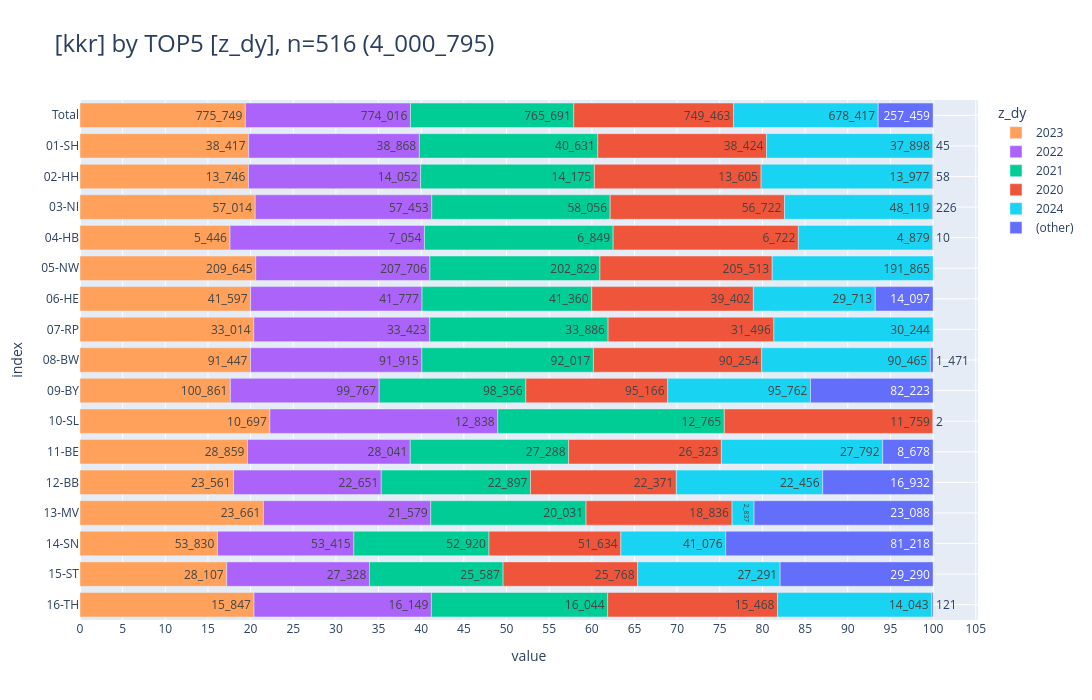

Notebook source saved alongside this figure:
### Markdown cell above
<br>

### <a id='toc1_7_7_'></a>[Diagnosejahr mit Altdaten](#toc0_)
- Filter: Top 5 Diagnosejahre
- Legende ist **absteigend sortiert nach Fallzahl im DJ**, Restkategorie `<other>` ist aufgeführt

### Code cell
_tu = show_vars(4, grouper_reg.KKR.value, show=False)
print(
    f"Anzahl {str(DY_MAX+1)} Fälle: {_tu[_tu['z_dy'] == str(DY_MAX+1)].set_index('kkr')['cnt'].to_dict()}"
)
_ = pls.plot_stacked_bars(
    _tu,
    swap=False,
    orientation="h",
    show_total=True,
    normalize=False,
    relative=True,
    height=700,
    top_n_color=5,
    sort_values_color=True,
    show_other=True,
)

### Figure 1 — Plotly figure (JSON) as saved in the notebook; plotly's stock layout.template omitted (floating-point values rounded to 4 significant figures)
{"data": [{"hovertemplate": "col=2023<br>value=%{x}<br>index=%{y}<br>cnt_str=%{text}<extra></extra>", "legendgroup": "2023", "marker": {"color": "#FFA15A", "pattern": {"shape": ""}}, "name": "2023", "orientation": "h", "showlegend": true, "text": ["775_749", "38_417", "13_746", "57_014", "5_446", "209_645", "41_597", "33_014", "91_447", "100_861", "10_697", "28_859", "23_561", "23_661", "53_830", "28_107", "15_847"], "textposition": "auto", "type": "bar", "x": [775749, 38417, 13746, 57014, 5446, 209645, 41597, 33014, 91447, 100861, 10697, 28859, 23561, 23661, 53830, 28107, 15847], "xaxis": "x", "y": [" Total", "01-SH", "02-HH", "03-NI", "04-HB", "05-NW", "06-HE", "07-RP", "08-BW", "09-BY", "10-SL", "11-BE", "12-BB", "13-MV", "14-SN", "15-ST", "16-TH"], "yaxis": "y"}, {"hovertemplate": "col=2022<br>value=%{x}<br>index=%{y}<br>cnt_str=%{text}<extra></extra>", "legendgroup": "2022", "marker": {"color": "#AB63FA", "pattern": {"shape": ""}}, "name": "2022", "orientation": "h", "showlegend": true, "text": ["774_016", "38_868", "14_052", "57_453", "7_054", "207_706", "41_777", "33_423", "91_915", "99_767", "12_838", "28_041", "22_651", "21_579", "53_415", "27_328", "16_149"], "textposition": "auto", "type": "bar", "x": [774016, 38868, 14052, 57453, 7054, 207706, 41777, 33423, 91915, 99767, 12838, 28041, 22651, 21579, 53415, 27328, 16149], "xaxis": "x", "y": [" Total", "01-SH", "02-HH", "03-NI", "04-HB", "05-NW", "06-HE", "07-RP", "08-BW", "09-BY", "10-SL", "11-BE", "12-BB", "13-MV", "14-SN", "15-ST", "16-TH"], "yaxis": "y"}, {"hovertemplate": "col=2021<br>value=%{x}<br>index=%{y}<br>cnt_str=%{text}<extra></extra>", "legendgroup": "2021", "marker": {"color": "#00CC96", "pattern": {"shape": ""}}, "name": "2021", "orientation": "h", "showlegend": true, "text": ["765_691", "40_631", "14_175", "58_056", "6_849", "202_829", "41_360", "33_886", "92_017", "98_356", "12_765", "27_288", "22_897", "20_031", "52_920", "25_587", "16_044"], "textposition": "auto", "type": "bar", "x": [765691, 40631, 14175, 58056, 6849, 202829, 41360, 33886, 92017, 98356, 12765, 27288, 22897, 20031, 52920, 25587, 16044], "xaxis": "x", "y": [" Total", "01-SH", "02-HH", "03-NI", "04-HB", "05-NW", "06-HE", "07-RP", "08-BW", "09-BY", "10-SL", "11-BE", "12-BB", "13-MV", "14-SN", "15-ST", "16-TH"], "yaxis": "y"}, {"hovertemplate": "col=2020<br>value=%{x}<br>index=%{y}<br>cnt_str=%{text}<extra></extra>", "legendgroup": "2020", "marker": {"color": "#EF553B", "pattern": {"shape": ""}}, "name": "2020", "orientation": "h", "showlegend": true, "text": ["749_463", "38_424", "13_605", "56_722", "6_722", "205_513", "39_402", "31_496", "90_254", "95_166", "11_759", "26_323", "22_371", "18_836", "51_634", "25_768", "15_468"], "textposition": "auto", "type": "bar", "x": [749463, 38424, 13605, 56722, 6722, 205513, 39402, 31496, 90254, 95166, 11759, 26323, 22371, 18836, 51634, 25768, 15468], "xaxis": "x", "y": [" Total", "01-SH", "02-HH", "03-NI", "04-HB", "05-NW", "06-HE", "07-RP", "08-BW", "09-BY", "10-SL", "11-BE", "12-BB", "13-MV", "14-SN", "15-ST", "16-TH"], "yaxis": "y"}, {"hovertemplate": "col=2024<br>value=%{x}<br>index=%{y}<br>cnt_str=%{text}<extra></extra>", "legendgroup": "2024", "marker": {"color": "#19D3F3", "pattern": {"shape": ""}}, "name": "2024", "orientation": "h", "showlegend": true, "text": ["678_417", "37_898", "13_977", "48_119", "4_879", "191_865", "29_713", "30_244", "90_465", "95_762", "27_792", "22_456", "2_837", "41_076", "27_291", "14_043"], "textposition": "auto", "type": "bar", "x": [678417, 37898, 13977, 48119, 4879, 191865, 29713, 30244, 90465, 95762, 27792, 22456, 2837, 41076, 27291, 14043], "xaxis": "x", "y": [" Total", "01-SH", "02-HH", "03-NI", "04-HB", "05-NW", "06-HE", "07-RP", "08-BW", "09-BY", "11-BE", "12-BB", "13-MV", "14-SN", "15-ST", "16-TH"], "yaxis": "y"}, {"hovertemplate": "col=(other)<br>value=%{x}<br>index=%{y}<br>cnt_str=%{text}<extra></extra>", "legendgroup": "(other)", "marker": {"color": "#636EFA", "pattern": {"shape": ""}}, "name": "(other)", "orientation": "h", "showlegend": true, "text": ["257_459", "45", "58", "226", "10", "14_097", "1_471", "82_223", "2", "8_678", "16_932", "23_088", "81_218", "29_290", "121"], "textposition": "auto", "type": "bar", "x": [257459, 45, 58, 226, 10, 14097, 1471, 82223, 2, 8678, 16932, 23088, 81218, 29290, 121], "xaxis": "x", "y": [" Total", "01-SH", "02-HH", "03-NI", "04-HB", "06-HE", "08-BW", "09-BY", "10-SL", "11-BE", "12-BB", "13-MV", "14-SN", "15-ST", "16-TH"], "yaxis": "y"}], "layout": {"barmode": "relative", "barnorm": "percent", "height": 700, "legend": {"title": {"text": "z_dy"}, "tracegroupgap": 0, "traceorder": "normal"}, "title": {"font": {"size": 24}, "text": "[kkr] by TOP5 [z_dy], n=516 (4_000_795)", "xanchor": "left", "y": 0.95, "yanchor": "top"}, "width": 1600, "xaxis": {"anchor": "y", "domain": [0, 1], "dtick": 5, "gridwidth": 1, "showgrid": true, "title": {"text": "value"}}, "yaxis": {"anchor": "x", "categoryarray": ["16-TH", "15-ST", "14-SN", "13-MV", "12-BB", "11-BE", "10-SL", "09-BY", "08-BW", "07-RP", "06-HE", "05-NW", "04-HB", "03-NI", "02-HH", "01-SH", " Total"], "categoryorder": "array", "domain": [0, 1], "gridwidth": 1, "showgrid": true, "title": {"text": "index"}}}}
